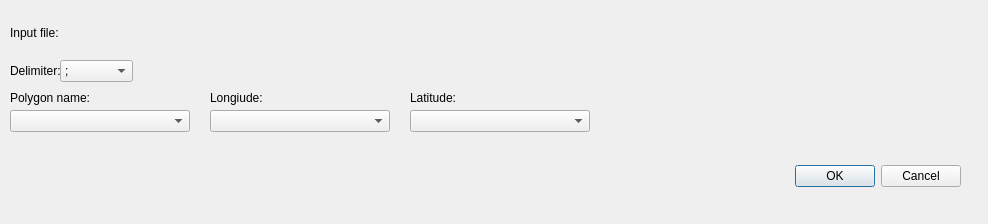
<?xml version="1.0" encoding="UTF-8"?>
<ui version="4.0">
 <class>PolygonsFromCSVDialogBase</class>
 <widget class="QDialog" name="PolygonsFromCSVDialogBase">
  <property name="geometry">
   <rect>
    <x>0</x>
    <y>0</y>
    <width>988</width>
    <height>224</height>
   </rect>
  </property>
  <property name="windowTitle">
   <string>PolygonsFromCSV</string>
  </property>
  <widget class="QDialogButtonBox" name="button_box">
   <property name="geometry">
    <rect>
     <x>620</x>
     <y>160</y>
     <width>341</width>
     <height>32</height>
    </rect>
   </property>
   <property name="orientation">
    <enum>Qt::Horizontal</enum>
   </property>
   <property name="standardButtons">
    <set>QDialogButtonBox::Cancel|QDialogButtonBox::Ok</set>
   </property>
  </widget>
  <widget class="QgsFileWidget" name="mQgsFileWidgetInputFile">
   <property name="geometry">
    <rect>
     <x>60</x>
     <y>20</y>
     <width>901</width>
     <height>27</height>
    </rect>
   </property>
  </widget>
  <widget class="QLabel" name="label">
   <property name="geometry">
    <rect>
     <x>10</x>
     <y>25</y>
     <width>51</width>
     <height>16</height>
    </rect>
   </property>
   <property name="text">
    <string>Input file:</string>
   </property>
  </widget>
  <widget class="QLabel" name="label_2">
   <property name="geometry">
    <rect>
     <x>10</x>
     <y>90</y>
     <width>91</width>
     <height>16</height>
    </rect>
   </property>
   <property name="text">
    <string>Polygon name:</string>
   </property>
  </widget>
  <widget class="QLabel" name="label_3">
   <property name="geometry">
    <rect>
     <x>210</x>
     <y>90</y>
     <width>55</width>
     <height>16</height>
    </rect>
   </property>
   <property name="text">
    <string>Longiude:</string>
   </property>
  </widget>
  <widget class="QLabel" name="label_4">
   <property name="geometry">
    <rect>
     <x>410</x>
     <y>90</y>
     <width>55</width>
     <height>16</height>
    </rect>
   </property>
   <property name="text">
    <string>Latitude:</string>
   </property>
  </widget>
  <widget class="QComboBox" name="comboBoxFieldPolygonName">
   <property name="geometry">
    <rect>
     <x>10</x>
     <y>110</y>
     <width>180</width>
     <height>22</height>
    </rect>
   </property>
  </widget>
  <widget class="QComboBox" name="comboBoxFieldLongitude">
   <property name="geometry">
    <rect>
     <x>210</x>
     <y>110</y>
     <width>180</width>
     <height>22</height>
    </rect>
   </property>
  </widget>
  <widget class="QComboBox" name="comboBoxFieldLatitude">
   <property name="geometry">
    <rect>
     <x>410</x>
     <y>110</y>
     <width>180</width>
     <height>22</height>
    </rect>
   </property>
  </widget>
  <widget class="QLabel" name="label_5">
   <property name="geometry">
    <rect>
     <x>10</x>
     <y>63</y>
     <width>51</width>
     <height>16</height>
    </rect>
   </property>
   <property name="text">
    <string>Delimiter:</string>
   </property>
  </widget>
  <widget class="QComboBox" name="comboBoxCSVDelimiter">
   <property name="geometry">
    <rect>
     <x>60</x>
     <y>60</y>
     <width>73</width>
     <height>22</height>
    </rect>
   </property>
   <item>
    <property name="text">
     <string>;</string>
    </property>
   </item>
   <item>
    <property name="text">
     <string>,</string>
    </property>
   </item>
  </widget>
 </widget>
 <customwidgets>
  <customwidget>
   <class>QgsFileWidget</class>
   <extends>QWidget</extends>
   <header>qgsfilewidget.h</header>
  </customwidget>
 </customwidgets>
 <resources/>
 <connections>
  <connection>
   <sender>button_box</sender>
   <signal>accepted()</signal>
   <receiver>PolygonsFromCSVDialogBase</receiver>
   <slot>accept()</slot>
   <hints>
    <hint type="sourcelabel">
     <x>20</x>
     <y>20</y>
    </hint>
    <hint type="destinationlabel">
     <x>20</x>
     <y>20</y>
    </hint>
   </hints>
  </connection>
  <connection>
   <sender>button_box</sender>
   <signal>rejected()</signal>
   <receiver>PolygonsFromCSVDialogBase</receiver>
   <slot>reject()</slot>
   <hints>
    <hint type="sourcelabel">
     <x>20</x>
     <y>20</y>
    </hint>
    <hint type="destinationlabel">
     <x>20</x>
     <y>20</y>
    </hint>
   </hints>
  </connection>
 </connections>
</ui>
